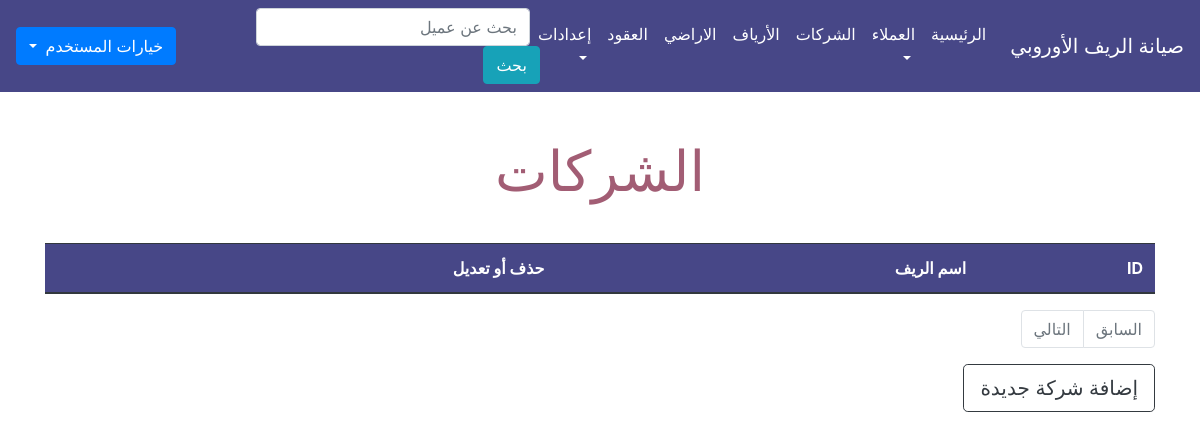
/company.php (signed in), run on an earlier commit of the app's database.
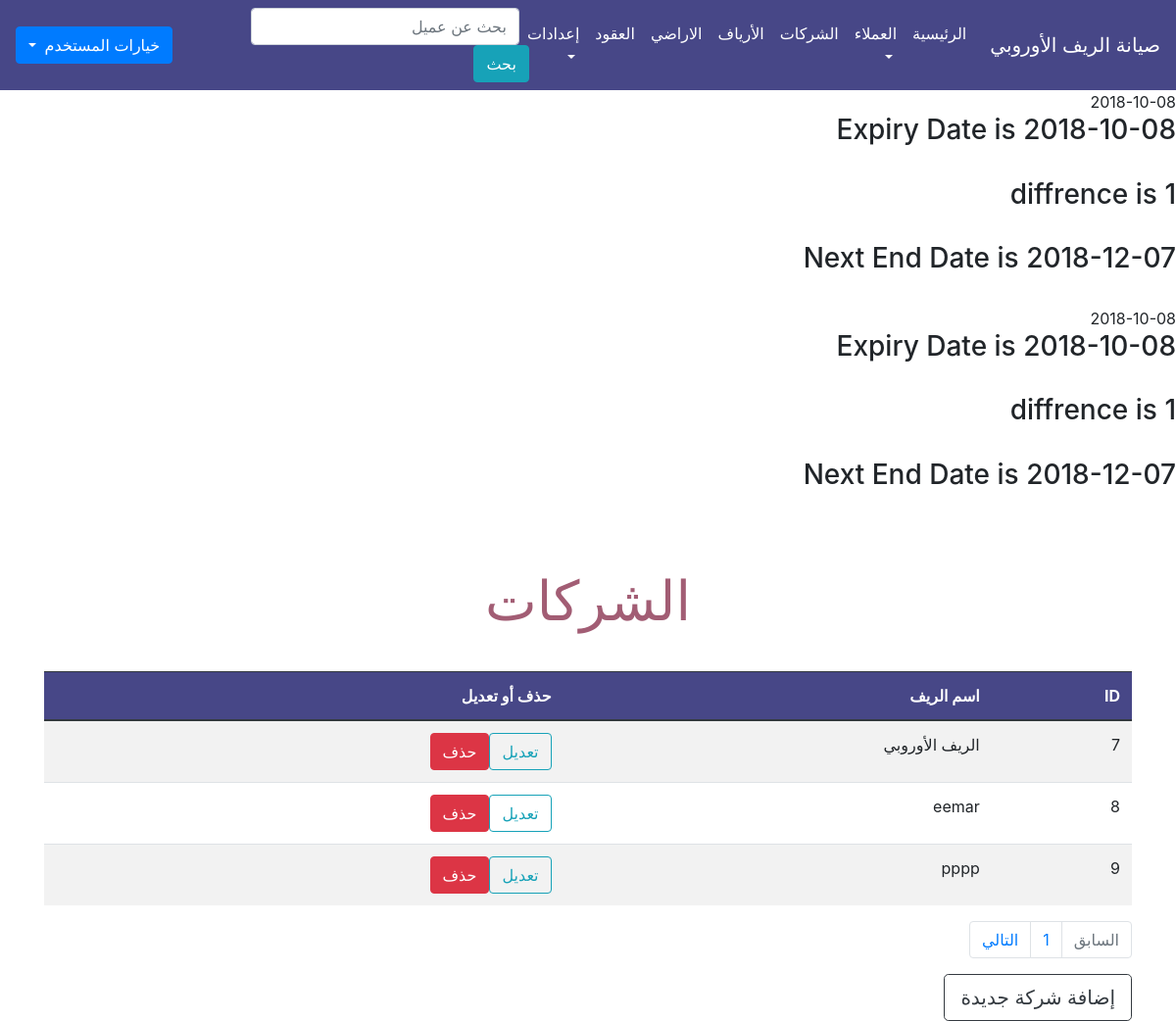
And on a later commit of the database.
### tables this page shows
CREATE TABLE `maint` (
  `maint_id` int(11) NOT NULL,
  `contract_id` int(11) NOT NULL,
  `balance` int(255) NOT NULL,
  `start_date` date NOT NULL,
  `end_date` date NOT NULL,
  `billed_to_date` date NOT NULL,
  `maint_fee` int(11) NOT NULL DEFAULT '750'
);

CREATE TABLE `company` (
  `company_id` int(11) NOT NULL,
  `company_name` varchar(150) NOT NULL
);

### company.php (the view, shortened to what this page needs)
<?php
if (isset($_SESSION['username'])) {
    include 'init.php';
    echo '<div class="container">';
    if (isset($_GET['action'])) {
        $action = $_GET['action'];
    } else {
        $action = "Manage";
    }
        if ($action == 'Manage') {
        $limit = 4;
        $stmt = $db->prepare("SELECT * FROM company");
        $stmt->execute();
        $total_result = $stmt->rowCount();
        $total_pages = ceil($total_result/$limit);
        if(!isset($_GET['page'])) {
            $page = 1;
        } else {
            $page = $_GET['page'];
        }
        $starting_limit = ($page-1)*$limit;
        $show = "SELECT * FROM company ORDER BY company_id ASC LIMIT $starting_limit, $limit";
        $rows = $db->prepare($show);
        $rows->execute();
        echo '<h1 class="page-title text-center"> الشركات </h1>';
        ?>
        <table class="table table-striped table-hover ">
            <thead class="thead-dark">
                <tr>
                    <th>
                        ID
                    </th>
                    <th>
                        اسم الريف
                    </th>
                    <th>
                        حذف أو تعديل
                    </th>
                </tr>
            </thead>
            <tbody>
                <?php
                    foreach($rows as $row) {
                        echo '<tr>';
                            echo '<td>' . $row['company_id'] .  '</td><td>' . $row['company_name'] .
                            '<td><a href="?action=Edit&id=' . $row['company_id'] . '" class="btn btn-outline-info">تعديل</a><a href="?action=Delete&id=' . $row['company_id'] . '" class="btn btn-danger confirm"> حذف</a></td>';
                        echo '</tr>';
                    }
                ?>
            </tbody>
        </table>
        <nav aria-label="Page navigation example">
            <ul class="pagination">
            <?php $past_page = $_GET['page'] - 1;
                if ($past_page < 1) {
                    $past_page = 1;
                    $past_page_status = 'disabled';
                }
            ?>
                <li class="page-item <?php echo $past_page_status; ?>">
                    <a href='<?php echo "?page=$past_page"; ?>' class="page-link">السابق
                    </a>
                </li>
                <?php
                for ($page=1; $page <= $total_pages ; $page++):?>
                <li class="page-item">
                    <a href='<?php echo "?page=$page"; ?>' class="page-link <?php if ($_GET['page'] == $page) { echo 'current';} ?>"><?php  echo $page; ?>
                    </a>
                </li>
            <?php endfor; ?>
            <?php $next_page = $_GET['page'] + 1;
                if ($next_page > $total_pages) {
                    $next_page = $_GET['page'];
                    $next_page_status = 'disabled';
                }
            ?>
                <li class="page-item  <?php echo $next_page_status; ?>">
                    <a href='<?php echo "?page=$next_page"; ?>' class="page-link">التالي
                    </a>
                </li>
            </ul>
        </nav>
        <a href="?action=Add" class="btn btn-outline-dark btn-lg">إضافة شركة جديدة</a>
        <?php
        include $tbl . 'footer.php';
        }
} else {
    header('Location: index.php');
    exit();
}?>

### init.php (shortened to what this page needs)
<?php
include 'db.php';
$tbl = "includes/";
include $tbl . 'header.php';
if (!isset($noNavbar)) {
    include $tbl . 'nav.php';
}
$stmtC = $db->prepare('SELECT contracts.contract_id , contracts.total_space, maint.balance, maint.start_date, maint.end_date, maint.maint_fee
 FROM contracts
INNER JOIN maint on contracts.contract_id = maint.contract_id');
$stmtC->execute();
$rows = $stmtC->fetchAll();
$curDate = date('Y-m-d');
foreach ($rows as $row) {
    echo $row['start_date'];
    $expDate = $row['start_date'];
    echo '<h3>Expiry Date is ' . $expDate . '</h3><br>';
    if ($expDate < $curDate) {
         $d = (int)abs((strtotime($curDate) - strtotime($expDate))/(60*60*24*30));;
        echo '<h3> diffrence is ' . $d . '</h3><br>';
        if ($d > 0) {
            $start_date_ = $curDate;
            $end_date_ = date("Y-m-d", strtotime(date("Y-m-d", strtotime($start_date_)). "next month"));
            echo '<h3> Next End Date is ' . $end_date_ . '</h3><br>';
        }
    } else {
    }
}

What changed in the data, as far as the page shows it:
added maint: start_date "2018-10-08", start_date "1", end_date_ "2018-12-07"
added maint: start_date "2018-10-08", start_date "1", end_date_ "2018-12-07"
added company: company_id "7", company_name "الريف الأوروبي"
added company: company_id "8", company_name "eemar"
added company: company_id "9", company_name "pppp"
Also different on the page:
new list line: "1"
